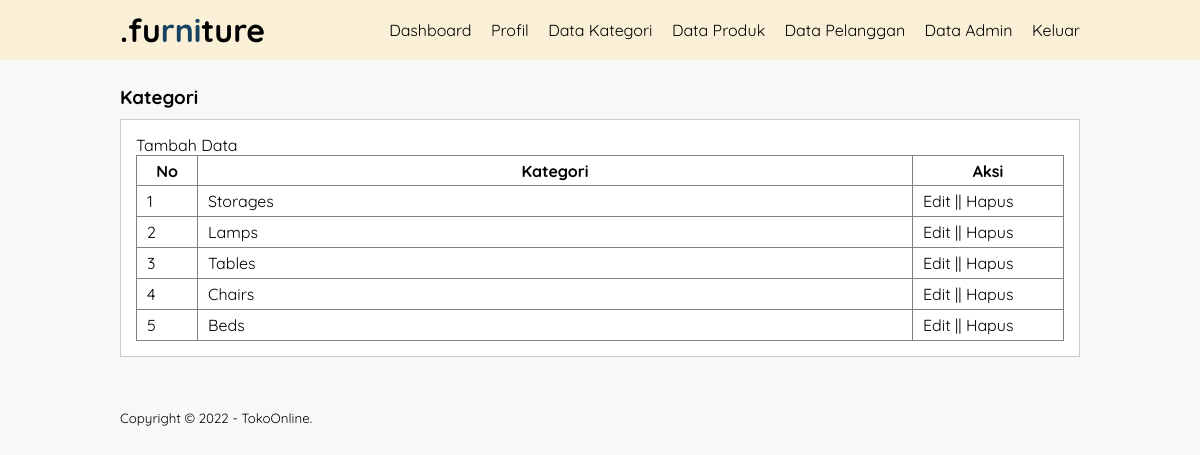
/data-kategori.php (signed in), run on the app's committed database.
### tables this page shows
CREATE TABLE `tb_category` (
  `id_category` int(11) NOT NULL,
  `name_category` varchar(256) NOT NULL
);

### data-kategori.php (the view, shortened to what this page needs)
<?php
    include 'db.php';
?>
<!DOCTYPE html>
<html lang="en">
<head>
    <link rel="stylesheet" type="text/css" href="css/style.css">
</head>
<body>
    <header>
        <div class="container">
        <h1><a href="dashboard.php">.fu<span>rni</span>ture</a></h1>
            <ul>
                <li><a href="dashboard.php">Dashboard</a></li>
                <li><a href="profil.php">Profil</a></li>
                <li><a href="data-kategori.php">Data Kategori</a></li>
                <li><a href="data-produk.php">Data Produk</a></li>
                <li><a href="data_pelanggan.php">Data Pelanggan</a></li>
                <li><a href="data_admin.php">Data Admin</a></li>
                <li><a href="keluar.php">Keluar</a></li>
            </ul>
        </div>
    </header>
    <div class="section">
        <div class="container">
            <h3>Kategori</h3>
            <div class="box">
                <p><a href="tambah-kategori.php">Tambah Data</a></p>
                <table border="1" cellspacing="0" class="table">
                    <thead>
                        <tr>
                            <th width="60px">No</th>
                            <th>Kategori</th>
                            <th width="150px">Aksi</th>
                        </tr>
                    </thead>
                    <tbody>
                        <?php
                            $no = 1;
                            $kategori = mysqli_query($conn, "SELECT * FROM tb_category ORDER BY id_category DESC");
                            while($row = mysqli_fetch_array($kategori)){
                        ?>
                        <tr>
                            <td><?php echo $no++?></td>
                            <td><?php echo $row['name_category']?></td>
                            <td>
                                <a href="edit-kategori.php?id=<?php echo $row['id_category'] ?>">Edit</a> || <a href="
                                proses-hapus.php?idk=<?php echo $row['id_category'] ?>" onclick="return confirm('Ingin hapus data ini?')">Hapus</a>
                            </td>
                        </tr>
                        <?php } ?>
                    </tbody>
                </table>
            </div>
        </div>
    </div>
    <footer>
        <div class="container">
            <small>Copyright &copy; 2022 - TokoOnline.</small>
        </div>
    </footer>
</body>
</html>

### css/style.css (style rules this page uses)
* { padding: 0; margin: 0; font-family: 'Quicksand', sans-serif; }
body { background-color: #f8f8f8; }
a { color: inherit; text-decoration: none; }
header { background-color: #FAF0D7; color: #000000; }
header h1 { float: left; padding: 10px 0; }
header ul { float: right; }
header ul li { display: inline-block; }
header ul li a { padding: 20px 0 20px 15px; display: inline-block; }
.container { width: 80%; margin: 0 auto; }
.container:after { content: ''; display: block; clear: both; }
.container h1 a span { color: #154360; }
.section { padding: 25px 0; }
.box { background-color: #fff; border: 1px solid #ccc; padding: 15px; box-sizing: border-box; margin: 10px 0 25px 0; }
.box:after { content: ''; display: block; clear: both; }
.table { width: 100%; border-collapse: collapse; }
.table tr { height: 30px; }
.table tr td { padding: 5px 10px; }

### data on the page
tb_category: name_category "Storages"
tb_category: name_category "Lamps"
tb_category: name_category "Tables"
tb_category: name_category "Chairs"
tb_category: name_category "Beds"
